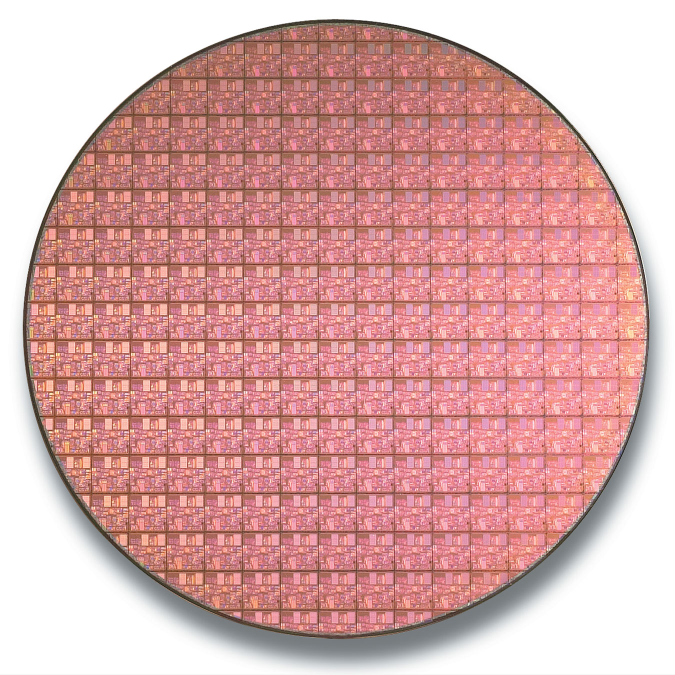
#> input picture ShapeDetection/images/lines.jpg, 1350 x 1350 px, found by its file name (shown at 1/2 size)
$ jupyter execute ShapeRecognition.ipynb   (shell and % lines are left out)
#> lines starting #> are read from the running program, lines starting #| are printed output that depends on the picture; after the words box and inside, x2 and y2 are one past the last pixel; in counts of white or black regions, pixels touching at a corner belong together
<a href="https://colab.research.google.com/github/vib-hor/Colab-Archive/blob/main/ShapeDetection/ShapeRecognition.ipynb" target="_parent"></a>

# Hough Transform

Hough Transform is an algorithmic approach to identify shapes in an image using basic image transformations. It is usually used to identify shapes that can be represented by few parameters like lines(m,c), circles(a,b,r), etc. The basic flow of hough transform is shown in the image:

Hough Transform is used to connect disjoint edge points in an image, so preprocessing is done to extract features using edge detection algorithms (like Canny, Sobel, Laplacian) and then using hough transform the edges  are grouped to highlight shapes. The edge detection algorithm gives a set of coordinates $(x_i,y_i)$ which are then used by the hough transform algorithm depending on the target shape to be identified.

[cell 1]
#import all the dependencies
import cv2
import numpy as np
from matplotlib import pyplot as plt
#to use cv_imshow (opencv's cv2.imshow doesn't work with colab)
#alternatively use plt.imshow()
from google.colab.patches import cv2_imshow

[cell 2]
#clone Repo to import images

# Hough Line Transform
---
Any line in a two-dimensional plane can be represented by the equation $y=mx+c$, where $m$ is the slope and $c$ is the $y$ intercept of the line. The Hough space is defined as a two-dimensional plane with the horizontal axis representing the slope and the vertical axis representing the intercept of the line on the edge image.
Any line on the edge image $(y=mx+c)$ produces a point on the Hough Space since a line is characterized by its slope $m$ and intercept $c$. On the other hand, an edge point $(x_i,y_i)$ on the edge image can have an infinite number of lines pass through it. Therefore, an edge point produces a line in the Hough Space in the form of $c=−mx_i+y_i$. In the Hough Transform algorithm, the Hough Space is used to determine whether a line exists in the edge image.

## Algorithm:

>Step1: Create a Quantized Hough Space $m$-$c$

>Step2: Create an Accumulator array $A(m,c)$ and initialize it to 0

>Step3: For each point $(x_i,y_i)$ on line $c = -m x_i +y_i$
,do $A(m,c)=A(m,c)+1$

>Step4: Look for the maxima in Acumulator array.

### Pratical Implementation
For the algorithm the parameter chosen were m and c, where m belongs to $(-\infty ,\infty)$, this requires a larger accumulator and uses more memory.
Instead of using the $y=mx+c$ the polor representation is used $\rho=xcos(\theta)+ysin(\theta)$, where $\rho$ length (finite) of normal to the line from origin and $\theta$ (ranging from $[0,\pi)$ ) is the angle made by line with x-axis. Hence the new hough space will be defined by $\rho$-$\theta$ space.

[cell 3]
#read the image
lineImage = cv2.imread('Colab-Archive/ShapeDetection/images/lines.jpg')
#> lineImage is the input picture: shape (1350, 1350, 3); mean B, G, R 167, 167.9, 216.3
#Convert to grayscale
lineGray = cv2.cvtColor(lineImage, cv2.COLOR_BGR2GRAY)
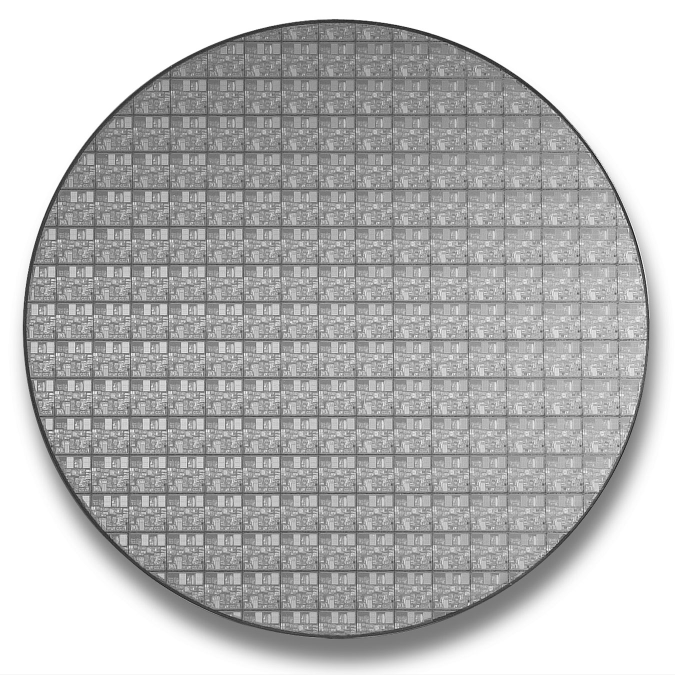
#> lineGray: shape (1350, 1350) (shown at 1/2 size); min 0, max 255, mean 182.3

lineEdge = cv2.Canny(lineGray, 50, 400)
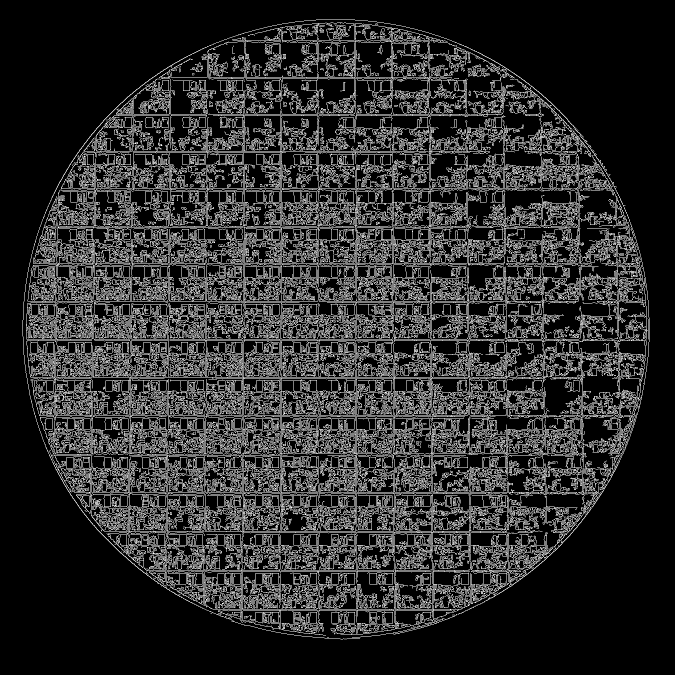
#> lineEdge: shape (1350, 1350) (shown at 1/2 size); 17.6% white in thin lines or dots, all inside (x1, y1, x2, y2) = (45, 38, 1299, 1279)


# blur = cv2.medianBlur(mag_im, 3)
line = cv2.HoughLines(lineEdge, 1, np.pi/180, 200)
lineOutput = lineImage.copy()

for lines in line:
    rho = lines[0, 0]
    theta = lines[0, 1]

    a = np.cos(theta)
    b = np.sin(theta)
    x0 = a*rho
    y0 = b*rho
    x1 = int(x0 + 1000*(-b))
    y1 = int(y0 + 1000*(a))
    x2 = int(x0 - 1000*(-b))
    y2 = int(y0 - 1000*(a))

    lineOutput = cv2.line(lineOutput, (x1, y1), (x2, y2), (0, 0, 255), thickness=3)
#> this loop made 29606 passes
#> (rho, theta, a, b, x0, y0, x1, y1) on passes 1 to 3: (678, 1.57, -4.37e-08, 1, -2.96e-05, 678, -1000, 677), (602, 1.57, -4.37e-08, 1, -2.63e-05, 602, -1000, 601), (754, 1.57, -4.37e-08, 1, -3.3e-05, 754, -1000, 753)
#> pass 1, `lineOutput = cv2.line(lineOutput, (x1, y1), (x2, y2), (0, 0, 255), thi..`:
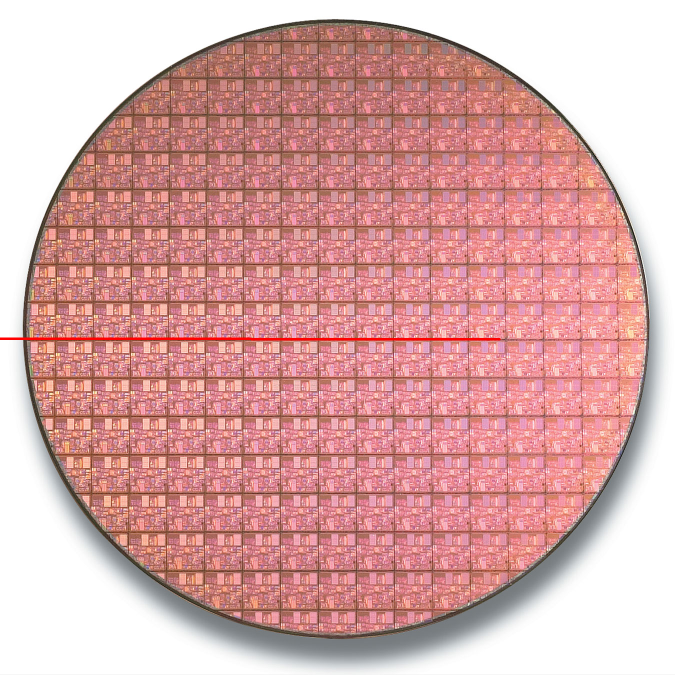
#> lineOutput: shape (1350, 1350, 3) (shown at 1/2 size); 0.27% of pixels changed, all inside (x1, y1, x2, y2) = (0, 675, 1002, 681)
#> pass 2, `lineOutput = cv2.line(lineOutput, (x1, y1), (x2, y2), (0, 0, 255), thi..`:
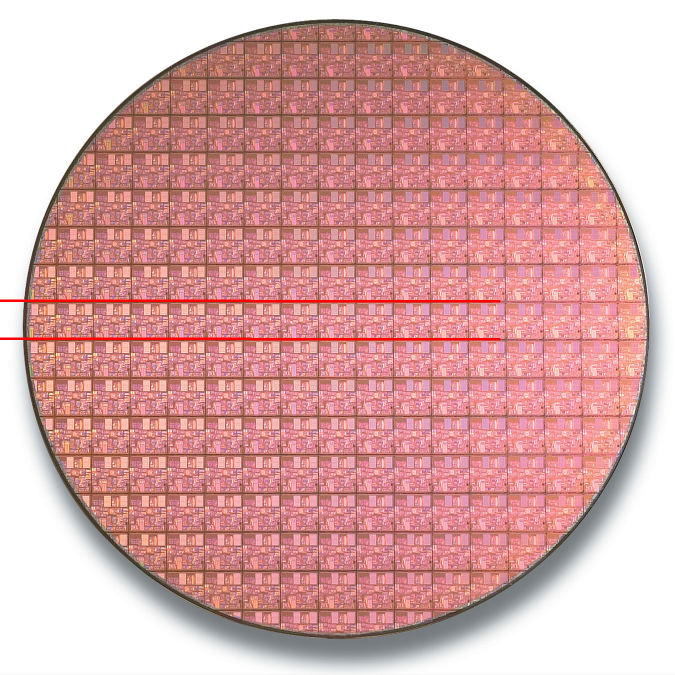
#> lineOutput: shape (1350, 1350, 3) (shown at 1/2 size); 0.27% of pixels changed, all inside (x1, y1, x2, y2) = (0, 599, 1002, 605)
#> pass 3, `lineOutput = cv2.line(lineOutput, (x1, y1), (x2, y2), (0, 0, 255), thi..`:
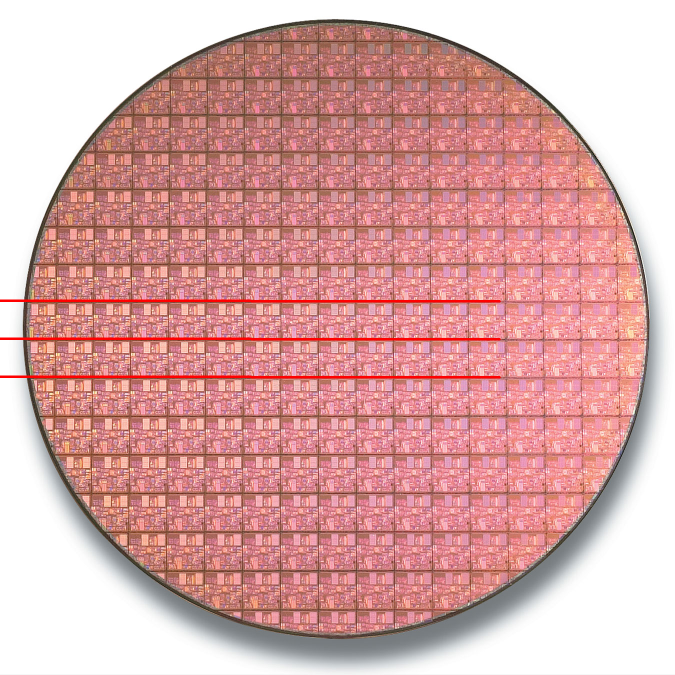
#> lineOutput: shape (1350, 1350, 3) (shown at 1/2 size); 0.27% of pixels changed, all inside (x1, y1, x2, y2) = (0, 751, 1002, 757)
#> after the loop:
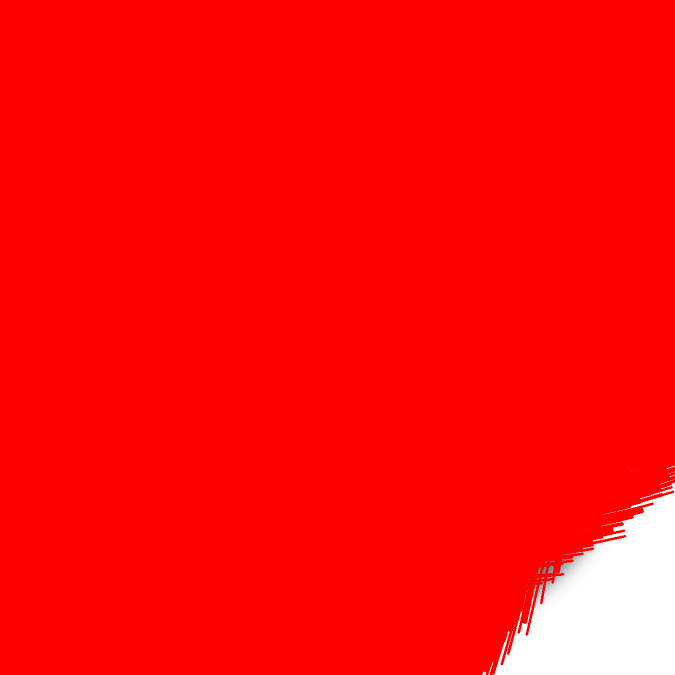
#> lineOutput: shape (1350, 1350, 3) (shown at 1/2 size); mean B, G, R 11.6, 11.6, 254.9

plt.imshow(lineGray,cmap="gray")
plt.show()

plt.imshow(lineEdge,cmap="gray")
plt.show()

plt.imshow(lineOutput,cmap="gray")
plt.show()

# Hough Cicle Transform

Similar to the Hough Line transform the Hough Circle Transform is done by defining hough space based on the equation of the circle: $(x_i - a)^2+(y_i-b)^2=r^2$, where $(a,b)$ are the coordinates of the center of the circle and $r$ is the radius. So, for a known radius, the Hough Space can be defined by $a$-$b$ space. Any point on the circle in the image will be a circle in Hough Space and the intersection of all the circles formed by available image points will give the parameters of the circle.
Similar to the Hough Line Transform the polar equation of circle $x = a + rcos(\theta), y = b+rsin(\theta)$ is used for the practical implementation.

[cell 4]
#read the image
image = cv2.imread('Colab-Archive/ShapeDetection/images/circles.jpg')
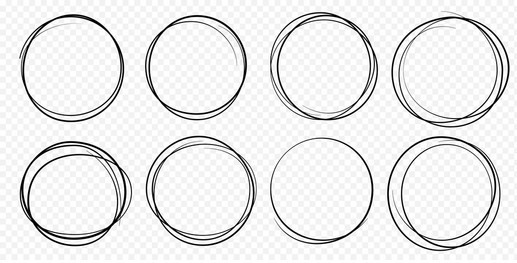
#> input picture ShapeDetection/images/circles.jpg, 517 x 263 px, found by its file name
#> image is the input picture: shape (263, 517, 3); min 0, max 255, mean 234
#convert to grayscale
gray = cv2.cvtColor(image, cv2.COLOR_BGR2GRAY)
#Add blur with a mask of 3/5
blur = cv2.medianBlur(gray, 3)
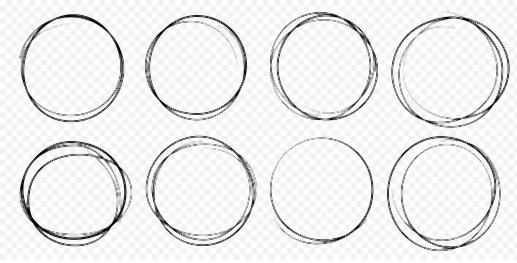
#> blur: shape (263, 517); min 0, max 255, mean 236.9
#Hough Circle Transform
edges = cv2.Canny(blur, 50, 200)
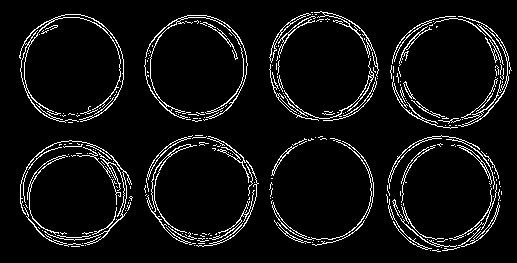
#> edges: shape (263, 517); 6.4% white in thin lines or dots, all inside (x1, y1, x2, y2) = (19, 11, 512, 252)
circles = cv2.HoughCircles(blur, cv2.HOUGH_GRADIENT,1.5,10)
#> circles = 25 rows, first 8: [71.25, 192.8, 51.75], [198.8, 188.2, 50.55], [450.8, 71.25, 55.65], [71.25, 63.75, 49.65], [321.8, 65.25, 52.35], [195.8, 65.25, 48.45], [441.8, 189.8, 52.5], [450.8, 195.8, 51.3]
# circles = cv2.HoughCircles(gray, cv2.HOUGH_GRADIENT, 1, 10)
# circles = np.uint16(np.around(circles))
output = image.copy()
#Draw circles on image
for i in circles[0,:]:
    cv2.circle(output,(i[0], i[1]), i[2], (255, 0, 0), 2)
    cv2.circle(output, (i[0], i[1]), 2, (0, 255, 0), 5)
#> this loop made 25 passes
#> i on passes 1 to 12: [71.25, 192.8, 51.75], [198.8, 188.2, 50.55], [450.8, 71.25, 55.65], [71.25, 63.75, 49.65], [321.8, 65.25, 52.35], [195.8, 65.25, 48.45], [441.8, 189.8, 52.5], [450.8, 195.8, 51.3], [318.8, 191.2, 52.05], [434.2, 177.8, 62.85], [441.8, 66.75, 55.95], [74.25, 182.2, 54.45]
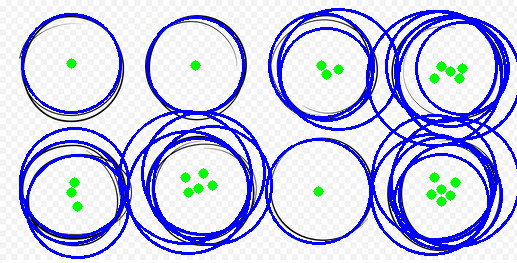
#> output: shape (263, 517, 3); 17.44% of pixels changed, all inside (x1, y1, x2, y2) = (19, 8, 517, 259)
plt.imshow(image, cmap='gray')
plt.show()
plt.imshow(edges, cmap='gray')
plt.show()
plt.imshow(output, cmap='gray')
plt.show()
